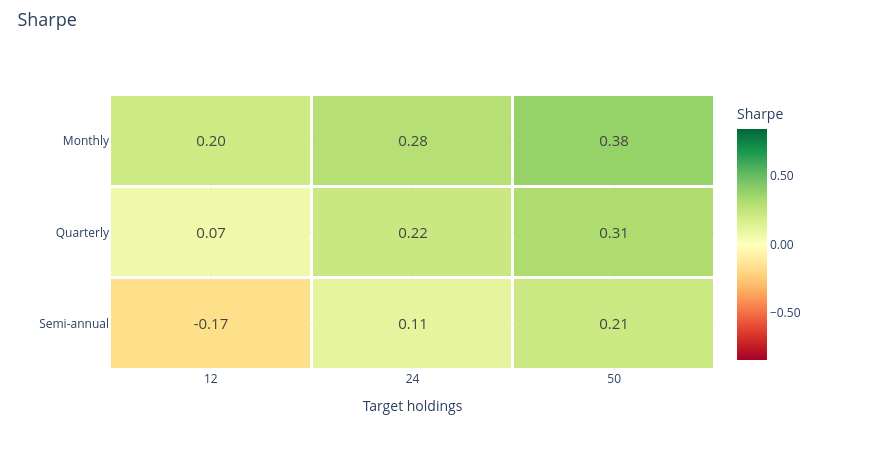

The code cell stored with this chart in its notebook:
### Markdown cell above
### Sharpe ratio

### Code cell
research.heatmap('sharpe')

### Figure 1 — Plotly figure (JSON) as saved in the notebook; plotly's stock layout.template omitted (floating-point values rounded to 4 significant figures)
{"data": [{"colorbar": {"tickformat": ".2f", "title": {"text": "Sharpe"}}, "colorscale": [[0.0, "rgb(165,0,38)"], [0.1, "rgb(215,48,39)"], [0.2, "rgb(244,109,67)"], [0.3, "rgb(253,174,97)"], [0.4, "rgb(254,224,139)"], [0.5, "rgb(255,255,191)"], [0.6, "rgb(217,239,139)"], [0.7, "rgb(166,217,106)"], [0.8, "rgb(102,189,99)"], [0.9, "rgb(26,152,80)"], [1.0, "rgb(0,104,55)"]], "text": [["0.20", "0.28", "0.38"], ["0.07", "0.22", "0.31"], ["-0.17", "0.11", "0.21"]], "textfont": {"size": 15}, "texttemplate": "%{text}", "type": "heatmap", "x": ["12", "24", "50"], "xgap": 3, "y": ["Monthly", "Quarterly", "Semi-annual"], "ygap": 3, "z": [[0.2048, 0.2829, 0.3817], [0.0671, 0.2206, 0.3116], [-0.173, 0.109, 0.2144]], "zmax": 0.8422, "zmid": 0.0, "zmin": -0.8422}], "layout": {"height": 450, "hovermode": "closest", "legend": {"font": {"size": 12}, "itemclick": "toggle", "itemdoubleclick": "toggleothers", "x": 1.025, "y": 1}, "margin": {"b": 80, "l": 110, "r": 155, "t": 95}, "title": {"font": {"size": 18}, "text": "Sharpe", "x": 0.02, "y": 0.97}, "width": 870, "xaxis": {"title": {"text": "Target holdings"}}, "yaxis": {"autorange": "reversed"}}}
